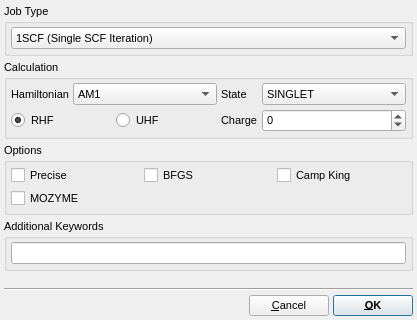
<?xml version="1.0" encoding="UTF-8"?>
<ui version="4.0">
 <class>MOPAC71ControlExportOptionsDialog</class>
 <widget class="QDialog" name="MOPAC71ControlExportOptionsDialog">
  <property name="geometry">
   <rect>
    <x>0</x>
    <y>0</y>
    <width>417</width>
    <height>320</height>
   </rect>
  </property>
  <property name="font">
   <font>
    <pointsize>8</pointsize>
   </font>
  </property>
  <property name="windowTitle">
   <string>MOPAC Control File Export Options</string>
  </property>
  <property name="windowIcon">
   <iconset resource="../../gui/icons.qrc">
    <normaloff>:/program/icons/aten.png</normaloff>:/program/icons/aten.png</iconset>
  </property>
  <layout class="QVBoxLayout" name="verticalLayout_2">
   <property name="spacing">
    <number>4</number>
   </property>
   <property name="leftMargin">
    <number>4</number>
   </property>
   <property name="topMargin">
    <number>4</number>
   </property>
   <property name="rightMargin">
    <number>4</number>
   </property>
   <property name="bottomMargin">
    <number>4</number>
   </property>
   <item>
    <widget class="QGroupBox" name="JobTypeGroup">
     <property name="title">
      <string>Job Type</string>
     </property>
     <layout class="QHBoxLayout" name="horizontalLayout_3">
      <property name="leftMargin">
       <number>4</number>
      </property>
      <property name="topMargin">
       <number>4</number>
      </property>
      <property name="rightMargin">
       <number>4</number>
      </property>
      <property name="bottomMargin">
       <number>4</number>
      </property>
      <item>
       <widget class="QComboBox" name="JobTypeCombo">
        <item>
         <property name="text">
          <string>1SCF (Single SCF Iteration)</string>
         </property>
        </item>
        <item>
         <property name="text">
          <string>EF (Optimisation)</string>
         </property>
        </item>
        <item>
         <property name="text">
          <string>BFGS (Optimisation)</string>
         </property>
        </item>
        <item>
         <property name="text">
          <string>FORCE (Vibrations)</string>
         </property>
        </item>
        <item>
         <property name="text">
          <string>FORCETS (Vibrations)</string>
         </property>
        </item>
       </widget>
      </item>
     </layout>
    </widget>
   </item>
   <item>
    <widget class="QGroupBox" name="CalculationGroup">
     <property name="title">
      <string>Calculation</string>
     </property>
     <layout class="QGridLayout" name="gridLayout">
      <property name="leftMargin">
       <number>4</number>
      </property>
      <property name="topMargin">
       <number>4</number>
      </property>
      <property name="rightMargin">
       <number>4</number>
      </property>
      <property name="bottomMargin">
       <number>4</number>
      </property>
      <property name="spacing">
       <number>4</number>
      </property>
      <item row="0" column="0">
       <widget class="QLabel" name="label_2">
        <property name="sizePolicy">
         <sizepolicy hsizetype="Minimum" vsizetype="Preferred">
          <horstretch>0</horstretch>
          <verstretch>0</verstretch>
         </sizepolicy>
        </property>
        <property name="text">
         <string>Hamiltonian</string>
        </property>
       </widget>
      </item>
      <item row="0" column="1">
       <widget class="QComboBox" name="HamiltonianCombo">
        <property name="sizePolicy">
         <sizepolicy hsizetype="Expanding" vsizetype="Fixed">
          <horstretch>0</horstretch>
          <verstretch>0</verstretch>
         </sizepolicy>
        </property>
        <item>
         <property name="text">
          <string>AM1</string>
         </property>
        </item>
        <item>
         <property name="text">
          <string>MNDO</string>
         </property>
        </item>
        <item>
         <property name="text">
          <string>MNDOD</string>
         </property>
        </item>
        <item>
         <property name="text">
          <string>PM3</string>
         </property>
        </item>
        <item>
         <property name="text">
          <string>PM6</string>
         </property>
        </item>
        <item>
         <property name="text">
          <string>PM6-DH2</string>
         </property>
        </item>
        <item>
         <property name="text">
          <string>RM1</string>
         </property>
        </item>
       </widget>
      </item>
      <item row="0" column="2">
       <widget class="QLabel" name="label_3">
        <property name="sizePolicy">
         <sizepolicy hsizetype="Minimum" vsizetype="Preferred">
          <horstretch>0</horstretch>
          <verstretch>0</verstretch>
         </sizepolicy>
        </property>
        <property name="text">
         <string>State</string>
        </property>
       </widget>
      </item>
      <item row="0" column="3">
       <widget class="QComboBox" name="StateCombo">
        <property name="sizePolicy">
         <sizepolicy hsizetype="Expanding" vsizetype="Fixed">
          <horstretch>0</horstretch>
          <verstretch>0</verstretch>
         </sizepolicy>
        </property>
        <item>
         <property name="text">
          <string>SINGLET</string>
         </property>
        </item>
        <item>
         <property name="text">
          <string>EXCITED</string>
         </property>
        </item>
        <item>
         <property name="text">
          <string>DOUBLET</string>
         </property>
        </item>
        <item>
         <property name="text">
          <string>TRIPLET</string>
         </property>
        </item>
        <item>
         <property name="text">
          <string>QUARTET</string>
         </property>
        </item>
        <item>
         <property name="text">
          <string>QUINTET</string>
         </property>
        </item>
        <item>
         <property name="text">
          <string>SEXTET</string>
         </property>
        </item>
        <item>
         <property name="text">
          <string>SEPTET</string>
         </property>
        </item>
        <item>
         <property name="text">
          <string>OCTET</string>
         </property>
        </item>
        <item>
         <property name="text">
          <string>NONET</string>
         </property>
        </item>
       </widget>
      </item>
      <item row="1" column="2">
       <widget class="QLabel" name="label_4">
        <property name="sizePolicy">
         <sizepolicy hsizetype="Minimum" vsizetype="Preferred">
          <horstretch>0</horstretch>
          <verstretch>0</verstretch>
         </sizepolicy>
        </property>
        <property name="text">
         <string>Charge</string>
        </property>
       </widget>
      </item>
      <item row="1" column="3">
       <widget class="QSpinBox" name="ChargeSpin">
        <property name="sizePolicy">
         <sizepolicy hsizetype="Expanding" vsizetype="Fixed">
          <horstretch>0</horstretch>
          <verstretch>0</verstretch>
         </sizepolicy>
        </property>
        <property name="minimum">
         <number>-100</number>
        </property>
        <property name="maximum">
         <number>100</number>
        </property>
       </widget>
      </item>
      <item row="1" column="0" colspan="2">
       <layout class="QHBoxLayout" name="horizontalLayout_2">
        <item>
         <widget class="QRadioButton" name="RHFRadio">
          <property name="text">
           <string>RHF</string>
          </property>
          <property name="checked">
           <bool>true</bool>
          </property>
         </widget>
        </item>
        <item>
         <widget class="QRadioButton" name="UHFRadio">
          <property name="text">
           <string>UHF</string>
          </property>
         </widget>
        </item>
       </layout>
      </item>
     </layout>
    </widget>
   </item>
   <item>
    <widget class="QGroupBox" name="OptionsGroup">
     <property name="title">
      <string>Options</string>
     </property>
     <layout class="QGridLayout" name="gridLayout_2">
      <property name="leftMargin">
       <number>4</number>
      </property>
      <property name="topMargin">
       <number>4</number>
      </property>
      <property name="rightMargin">
       <number>4</number>
      </property>
      <property name="bottomMargin">
       <number>4</number>
      </property>
      <property name="spacing">
       <number>4</number>
      </property>
      <item row="0" column="1">
       <widget class="QCheckBox" name="BFGSCheck">
        <property name="text">
         <string>BFGS</string>
        </property>
       </widget>
      </item>
      <item row="0" column="0">
       <widget class="QCheckBox" name="PreciseCheck">
        <property name="text">
         <string>Precise</string>
        </property>
       </widget>
      </item>
      <item row="1" column="0" colspan="2">
       <widget class="QCheckBox" name="MOZYMECheck">
        <property name="text">
         <string>MOZYME</string>
        </property>
       </widget>
      </item>
      <item row="0" column="2">
       <widget class="QCheckBox" name="CampKingCheck">
        <property name="text">
         <string>Camp King</string>
        </property>
       </widget>
      </item>
     </layout>
    </widget>
   </item>
   <item>
    <widget class="QGroupBox" name="AdditionalKeywordsGroup">
     <property name="title">
      <string>Additional Keywords</string>
     </property>
     <layout class="QVBoxLayout" name="verticalLayout">
      <property name="spacing">
       <number>4</number>
      </property>
      <property name="leftMargin">
       <number>4</number>
      </property>
      <property name="topMargin">
       <number>4</number>
      </property>
      <property name="rightMargin">
       <number>4</number>
      </property>
      <property name="bottomMargin">
       <number>4</number>
      </property>
      <item>
       <widget class="QLineEdit" name="ExtraKeywordsEdit"/>
      </item>
     </layout>
    </widget>
   </item>
   <item>
    <spacer name="verticalSpacer">
     <property name="orientation">
      <enum>Qt::Vertical</enum>
     </property>
     <property name="sizeHint" stdset="0">
      <size>
       <width>362</width>
       <height>48</height>
      </size>
     </property>
    </spacer>
   </item>
   <item>
    <widget class="Line" name="line">
     <property name="orientation">
      <enum>Qt::Horizontal</enum>
     </property>
    </widget>
   </item>
   <item>
    <layout class="QHBoxLayout" name="horizontalLayout">
     <item>
      <spacer name="horizontalSpacer">
       <property name="orientation">
        <enum>Qt::Horizontal</enum>
       </property>
       <property name="sizeHint" stdset="0">
        <size>
         <width>40</width>
         <height>20</height>
        </size>
       </property>
      </spacer>
     </item>
     <item>
      <widget class="QPushButton" name="CancelButton">
       <property name="text">
        <string>&amp;Cancel</string>
       </property>
       <property name="autoDefault">
        <bool>false</bool>
       </property>
       <property name="default">
        <bool>true</bool>
       </property>
      </widget>
     </item>
     <item>
      <widget class="QPushButton" name="OKButton">
       <property name="font">
        <font>
         <weight>75</weight>
         <bold>true</bold>
        </font>
       </property>
       <property name="text">
        <string>&amp;OK</string>
       </property>
       <property name="autoDefault">
        <bool>false</bool>
       </property>
       <property name="default">
        <bool>true</bool>
       </property>
      </widget>
     </item>
    </layout>
   </item>
  </layout>
 </widget>
 <resources>
  <include location="../../gui/icons.qrc"/>
 </resources>
 <connections/>
</ui>
